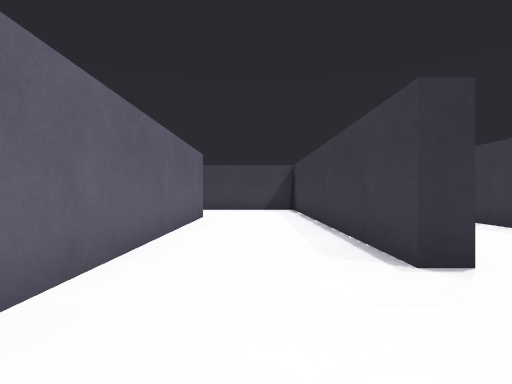
View 1 (above)

18 first-person views from a walk through a world built for the Gazebo simulator. The camera is 0.08 m above the floor, looks level and sees 80° across. The floor is counted in squares, 0.1 m on a side. Each view is taken from the middle of a square. On the plan, view 1 faces up. The plan holds only what a view shows up to about 10 squares ahead; the rest is blank. The place goes on beyond the plan. Robots are left out.

View 2
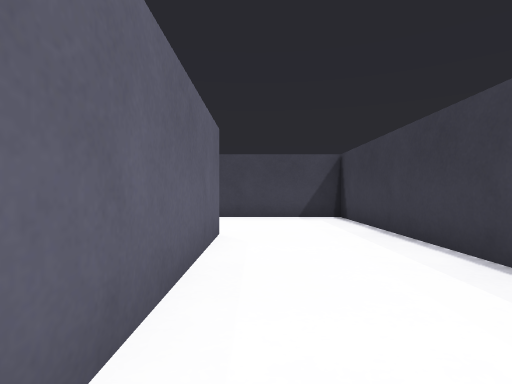

View 3
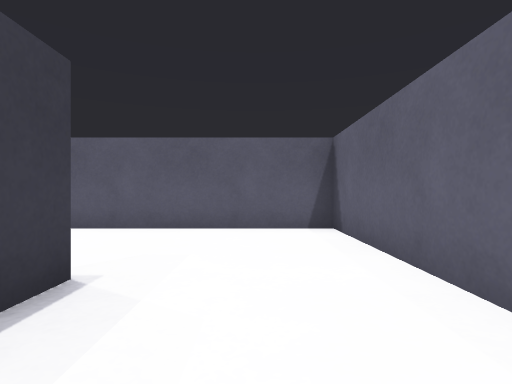

View 4
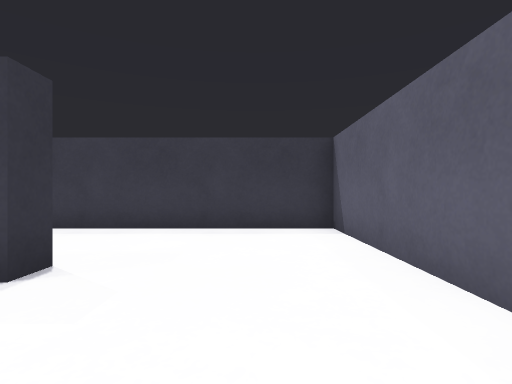

View 5
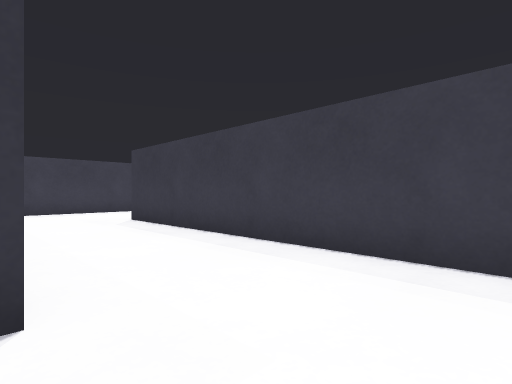

View 6
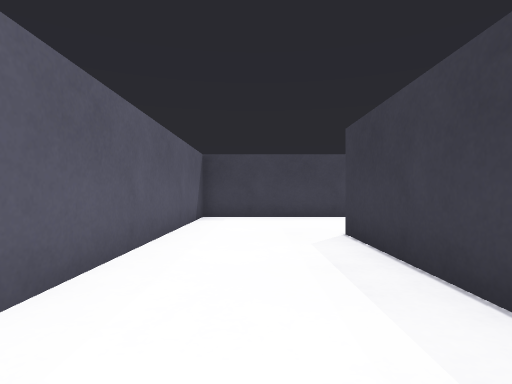

View 7
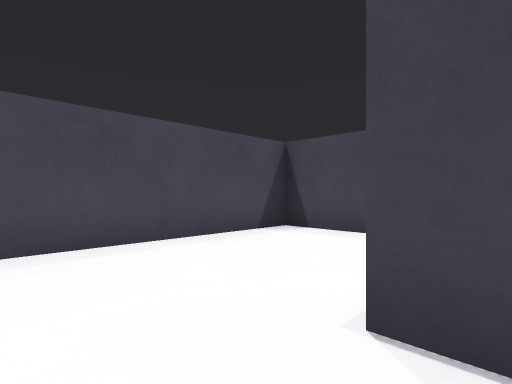

View 8
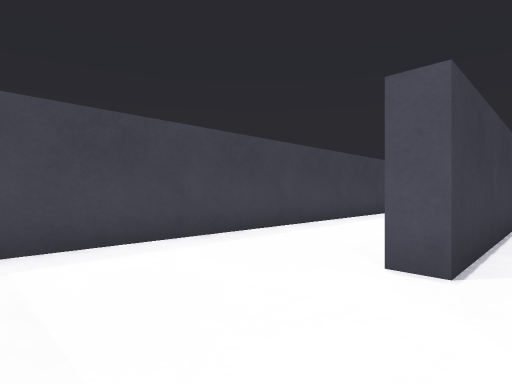

View 9
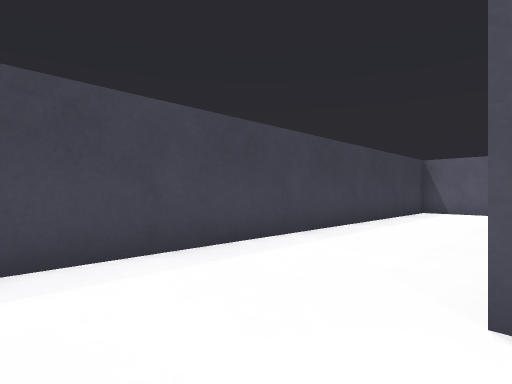

View 10
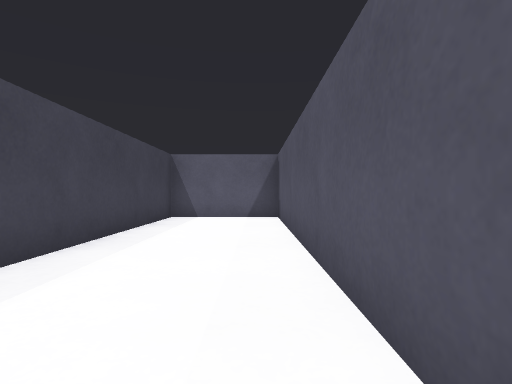

View 11
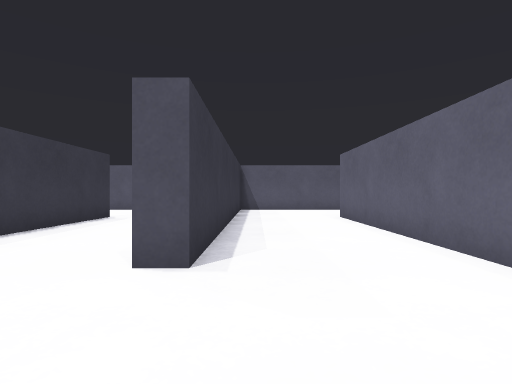

View 12
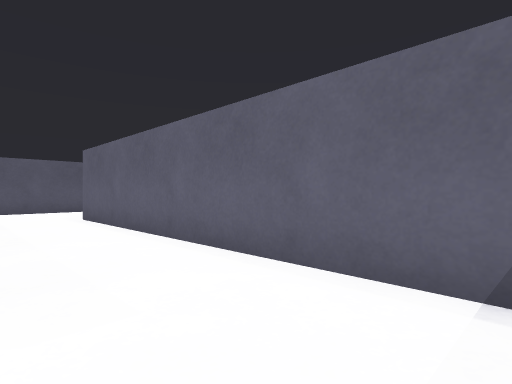

View 13
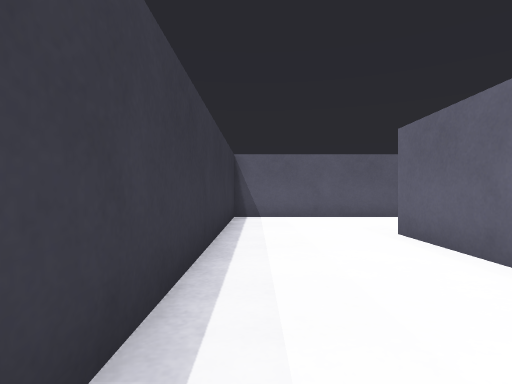

View 14
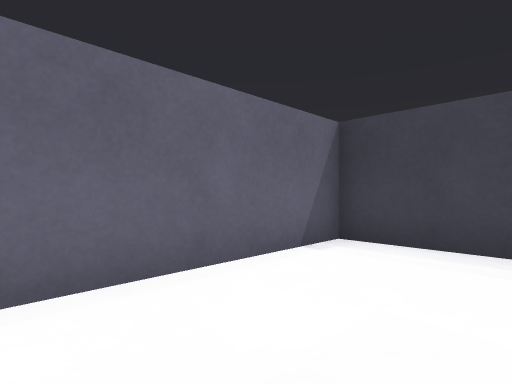

View 15
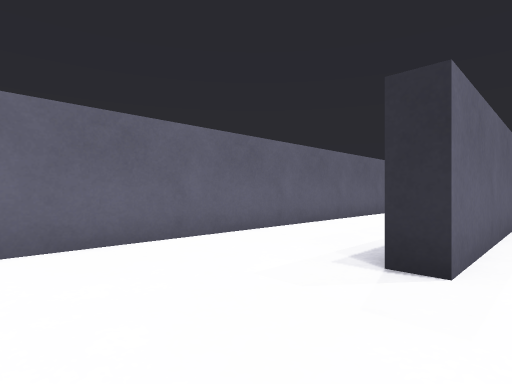

View 16
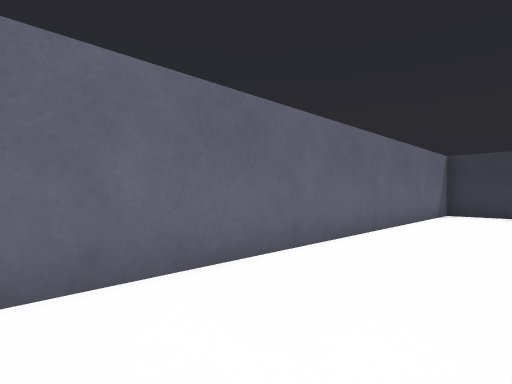

View 17
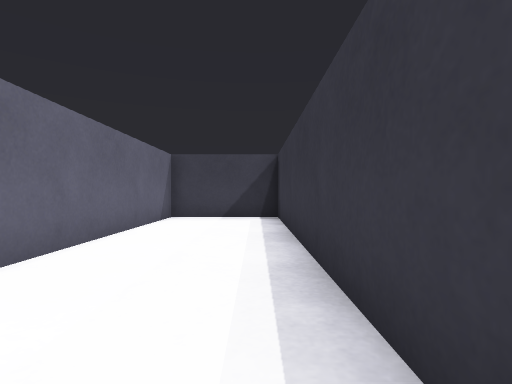

View 18
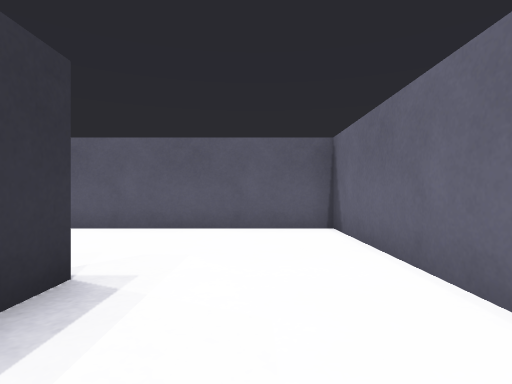

### Floor plan
Ten units are one square. View 1 is at (0, 0); x grows to the right and y downward. Boxes are objects, and circles mark ways between rooms. Rooms are numbered by the first view taken in them; rooms with no view inside come last. Other rooms are left out.
<svg viewBox="-102 -142 204 154">
<path fill="none" stroke="#000" d="M24 -32 17 -32 17 -137 -15 -137M-17 -98 -17 7 25 7M65 -137 23 -137 23 -60M25 7 57 7 57 -98 64 -98M63 -82 63 7 97 7 97 -137 65 -137M-15 -137 -57 -137 -57 -32M-23 4 -23 -98 -17 -98M-55 7 -23 7M-57 -32 -63 -32 -63 -137 -97 -137 -97 7 -55 7"/>
<circle cx="20" cy="-15" r="3" fill="#2a7"/>
<circle cx="-20" cy="-115" r="3" fill="#2a7"/>
<circle cx="60" cy="-115" r="3" fill="#2a7"/>
<circle cx="-60" cy="-15" r="3" fill="#2a7"/>
<text x="0" y="-60">1</text>
<text x="40" y="-70">2</text>
<text x="80" y="-70">3</text>
<text x="-40" y="-70">4</text>
<text x="-80" y="-60">5</text>
</svg>
Room 1 opens to room 2. Room 1 opens to room 4. Room 2 opens to room 3. Room 4 opens to room 5.

Where each view was taken, in squares from view 1:
view 1: 0 up, 0 right, facing up
view 2: 4 up, 1 left, facing up
view 3: 6 up, 0 right, facing down
view 4: 1 up, 1 left, facing right
view 5: 1 up, 2 right, facing up-right
view 6: 4 up, 4 right, facing up
view 7: 9 up, 4 right, facing up-right
view 8: 13 up, 5 right, facing down-right
view 9: 12 up, 6 right, facing down-right
view 10: 9 up, 7 right, facing down
view 11: 13 up, 3 left, facing down
view 12: 13 up, 3 left, facing down-left
view 13: 9 up, 3 left, facing down
view 14: 9 up, 3 left, facing up-left
view 15: 0 up, 5 left, facing up-left
view 16: 2 up, 7 left, facing up-left
view 17: 4 up, 7 left, facing up
view 18: 6 up, 8 left, facing down
